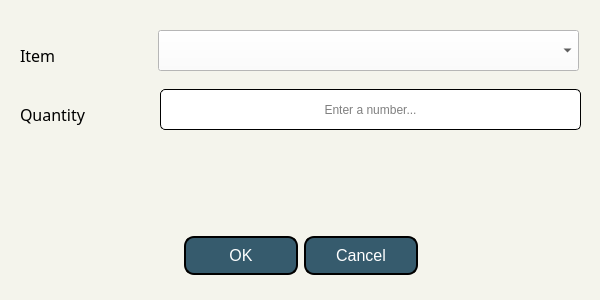
<?xml version="1.0" encoding="UTF-8"?>
<ui version="4.0">
 <class>decWastage</class>
 <widget class="QDialog" name="decWastage">
  <property name="geometry">
   <rect>
    <x>0</x>
    <y>0</y>
    <width>600</width>
    <height>300</height>
   </rect>
  </property>
  <property name="windowTitle">
   <string>Dialog</string>
  </property>
  <property name="styleSheet">
   <string notr="true">background-color: #f4f4ec;</string>
  </property>
  <widget class="QDialogButtonBox" name="buttonBox">
   <property name="geometry">
    <rect>
     <x>10</x>
     <y>230</y>
     <width>581</width>
     <height>51</height>
    </rect>
   </property>
   <property name="styleSheet">
    <string notr="true">QPushButton{
	background: #365b6d;
	color: white;
	border-style: outset;
	border-width: 2px;
	border-radius:10px;
	border-color: black;
	padding: 5px;
	height: 25px;
	width: 100px;
	font-size: 16px;
}
QPushButton:hover {
    background-color: #53786d;
	border: 2px solid black;
}
QPushButton:pressed {
    border-style: inset;
    background-color: #365b6d;
}</string>
   </property>
   <property name="orientation">
    <enum>Qt::Horizontal</enum>
   </property>
   <property name="standardButtons">
    <set>QDialogButtonBox::Cancel|QDialogButtonBox::Ok</set>
   </property>
   <property name="centerButtons">
    <bool>true</bool>
   </property>
  </widget>
  <widget class="QLineEdit" name="teAmount">
   <property name="geometry">
    <rect>
     <x>160</x>
     <y>89</y>
     <width>421</width>
     <height>41</height>
    </rect>
   </property>
   <property name="styleSheet">
    <string notr="true">background: white;
border: 1px solid black;
border-radius: 5px;</string>
   </property>
   <property name="alignment">
    <set>Qt::AlignCenter</set>
   </property>
   <property name="placeholderText">
    <string>Enter a number...</string>
   </property>
  </widget>
  <widget class="QWidget" name="verticalLayoutWidget">
   <property name="geometry">
    <rect>
     <x>20</x>
     <y>29</y>
     <width>131</width>
     <height>111</height>
    </rect>
   </property>
   <layout class="QVBoxLayout" name="verticalLayout">
    <item>
     <widget class="QLabel" name="label">
      <property name="font">
       <font>
        <family>Century Gothic</family>
        <pointsize>12</pointsize>
       </font>
      </property>
      <property name="text">
       <string>Item</string>
      </property>
      <property name="alignment">
       <set>Qt::AlignLeading|Qt::AlignLeft|Qt::AlignVCenter</set>
      </property>
     </widget>
    </item>
    <item>
     <widget class="QLabel" name="label_2">
      <property name="font">
       <font>
        <family>Century Gothic</family>
        <pointsize>12</pointsize>
       </font>
      </property>
      <property name="text">
       <string>Quantity</string>
      </property>
      <property name="alignment">
       <set>Qt::AlignLeading|Qt::AlignLeft|Qt::AlignVCenter</set>
      </property>
     </widget>
    </item>
   </layout>
  </widget>
  <widget class="QComboBox" name="cbItems">
   <property name="geometry">
    <rect>
     <x>158</x>
     <y>30</y>
     <width>421</width>
     <height>41</height>
    </rect>
   </property>
   <property name="font">
    <font>
     <family>Century Gothic</family>
     <pointsize>12</pointsize>
    </font>
   </property>
   <property name="styleSheet">
    <string notr="true">background: white;</string>
   </property>
  </widget>
  <widget class="QLabel" name="lblUnit">
   <property name="geometry">
    <rect>
     <x>160</x>
     <y>140</y>
     <width>421</width>
     <height>41</height>
    </rect>
   </property>
   <property name="font">
    <font>
     <family>Century Gothic</family>
     <pointsize>12</pointsize>
    </font>
   </property>
   <property name="text">
    <string/>
   </property>
   <property name="alignment">
    <set>Qt::AlignCenter</set>
   </property>
  </widget>
 </widget>
 <resources/>
 <connections>
  <connection>
   <sender>buttonBox</sender>
   <signal>accepted()</signal>
   <receiver>decWastage</receiver>
   <slot>accept()</slot>
   <hints>
    <hint type="sourcelabel">
     <x>248</x>
     <y>254</y>
    </hint>
    <hint type="destinationlabel">
     <x>157</x>
     <y>274</y>
    </hint>
   </hints>
  </connection>
  <connection>
   <sender>buttonBox</sender>
   <signal>rejected()</signal>
   <receiver>decWastage</receiver>
   <slot>reject()</slot>
   <hints>
    <hint type="sourcelabel">
     <x>316</x>
     <y>260</y>
    </hint>
    <hint type="destinationlabel">
     <x>286</x>
     <y>274</y>
    </hint>
   </hints>
  </connection>
 </connections>
</ui>
